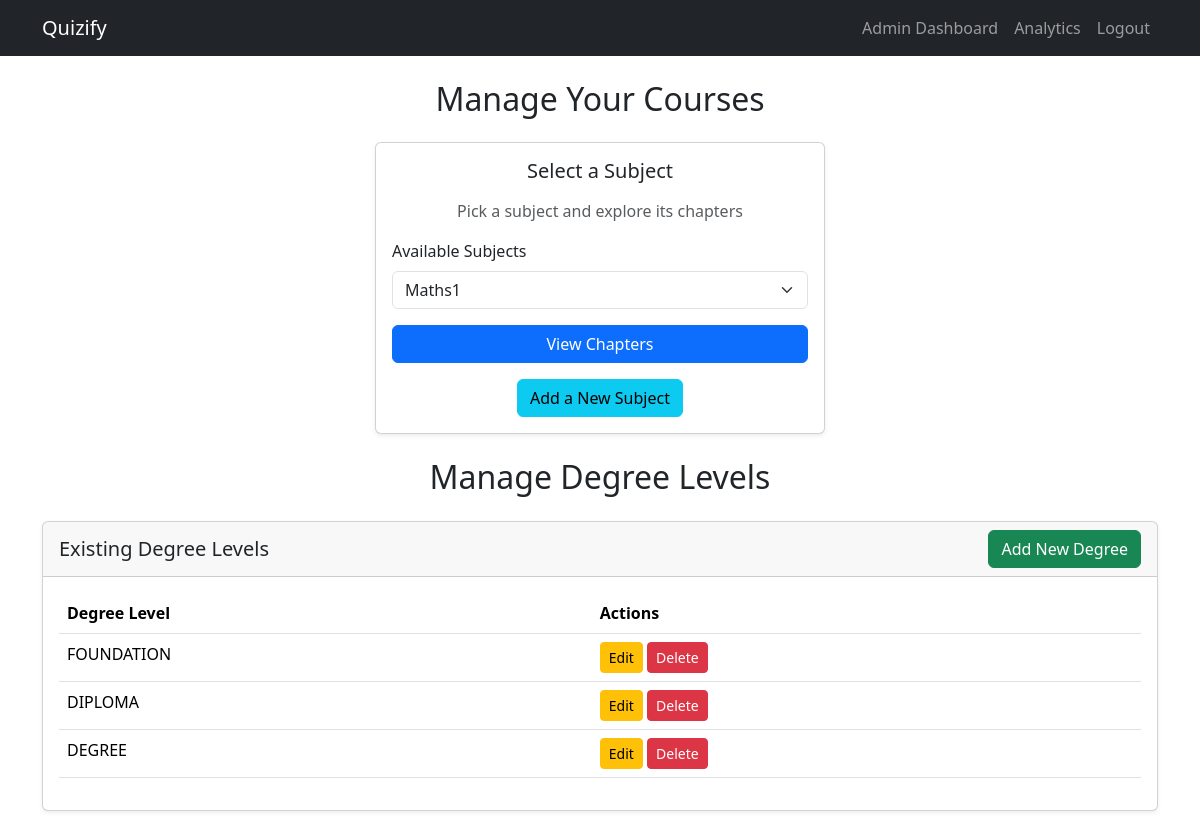
The app's page /admin/dashboard (signed in) with its own data.
### models.py (models this page shows)
class Degree_level(db.Model):
    __tablename__ = 'degree_level'
    degree_id = db.Column(db.Integer, primary_key=True)
    degree_level = db.Column(db.String(10), unique=True, nullable=False)

### controllers/admin.py (the view)
@admin.route('/dashboard')
@admin_required
def dashboard():
    subjects = Subject.query.all()
    degrees = Degree_level.query.all()
    return render_template('admin/dashboard.html', subjects=subjects, degrees=degrees)

### controllers/admin.py (called while the page is built)
def admin_required(f):
    @wraps(f)
    def decorated_function(*args, **kwargs):
        if 'user_id' not in session:
            flash('Please log in first.', 'error')
            return redirect(url_for('auth.login'))
        user = User.query.get(session['user_id'])
        if not user or not user.is_admin:
            flash('Admin access required.', 'error')
            return redirect(url_for('auth.login'))
        return f(*args, **kwargs)
    return decorated_function

### templates/admin/dashboard.html (shortened to what this page needs)
{% extends 'base.html' %}
{% block content %}
<div class="container my-4">
    <h2 class="mb-4 text-center">Manage Your Courses</h2>
    <div class="card shadow-sm p-3 mt-4 mx-auto" style="max-width: 450px;">
        <h5 class="card-title mb-3 text-center">Select a Subject</h5>
        <p class="text-muted text-center">Pick a subject and explore its chapters</p>
        <form method="POST" action="{{ url_for('admin.get_chapters') }}">
            <div class="mb-3">
                <label for="subject" class="form-label">Available Subjects</label>
                <select name="subject_id" id="subject" class="form-select" required>
                    {% for subject in subjects %}
                    <option value="{{ subject.subject_id }}">{{ subject.subject_name }}</option>
                    {% endfor %}
                </select>
            </div>
            <div class="d-grid gap-2">
                <button type="submit" class="btn btn-primary">View Chapters</button>
            </div>
        </form>
        <div class="d-flex justify-content-center mt-3">
            <button type="button" class="btn btn-info" data-bs-toggle="modal" data-bs-target="#addSubjectModal">
                 Add a New Subject
            </button>
        </div>
    </div>
</div>
<div class="container my-4">
    <h2 class="mb-4 text-center">Manage Degree Levels</h2>
    <div class="card shadow-sm mb-4">
        <div class="card-header d-flex justify-content-between align-items-center">
            <h5 class="mb-0">Existing Degree Levels</h5>
            <button type="button" class="btn btn-success" data-bs-toggle="modal" data-bs-target="#addDegreeModal">
                 Add New Degree
            </button>
        </div>
        <div class="card-body">
            <div class="table-responsive">
                <table class="table table-hover">
                    <thead>
                        <tr>
                            <th>Degree Level</th>
                            <th>Actions</th>
                        </tr>
                    </thead>
                    <tbody>
                        {% for degree in degrees %}
                        <tr>
                            <td>{{ degree.degree_level }}</td>
                            <td>
                                <button type="button" class="btn btn-sm btn-warning"
                                    data-bs-toggle="modal" data-bs-target="#editDegreeModal"
                                    data-degree-id="{{ degree.degree_id }}"
                                    data-degree-name="{{ degree.degree_level }}">
                                     Edit
                                </button>
                                <form action="{{ url_for('admin.delete_degree') }}" method="POST" class="d-inline">
                                    <button type="submit" class="btn btn-sm btn-danger"
                                        onclick="return confirm('Are you sure? This will delete all associated subjects and chapters!')">
                                         Delete
                                    </button>
                                </form>
                            </td>
                        </tr>
                        {% endfor %}
                    </tbody>
                </table>
            </div>
        </div>
    </div>
</div>
{% endblock %}

### records on screen
Degree_level: degree_level "FOUNDATION"
Degree_level: degree_level "DIPLOMA"
Degree_level: degree_level "DEGREE"

### other values on screen
form field subject_id "Maths1"
